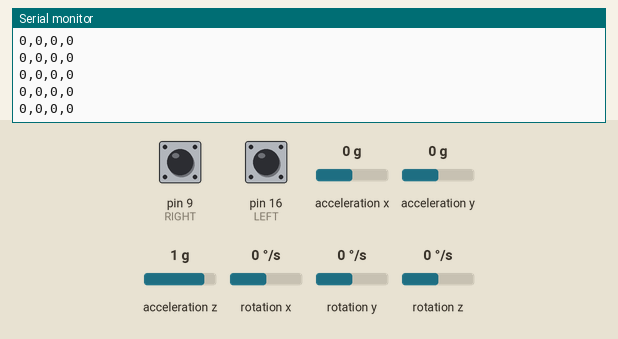
Simulated run of this sketch. Board: Arduino Uno, built with avr-gcc and run on an emulated ATmega328P. Shown: the last lines printed to the serial monitor. Wiring (inferred from the names in the program): MPU-6050 motion sensor at I2C address 0x68. Inputs (shaded band) come from the test bench; at power-on: rotation x 0 °/s, rotation z 0 °/s, pin 16 (LEFT) LOW, pin 9 (RIGHT) LOW, acceleration x 0 g, acceleration y 0 g, acceleration z 1 g, rotation y 0 °/s.

Above: at 1.2 s.
1.3 s: rotation x set to 100 °/s
At 2.4 s:
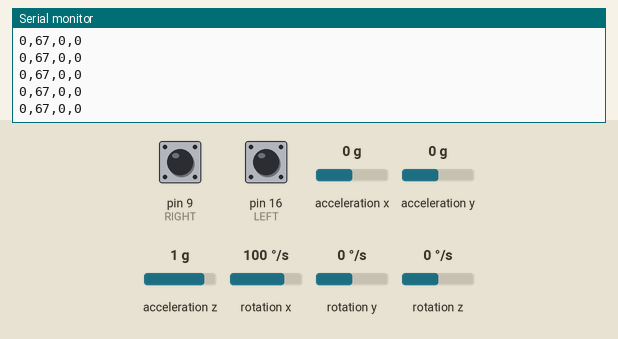
4.3 s: rotation x set to -192 °/s
At 5.2 s:
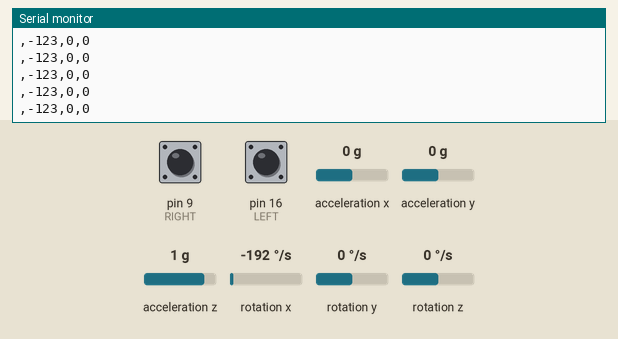
7.3 s: rotation z set to -192 °/s
10.3 s: rotation x set to -100 °/s
At 11.1 s:
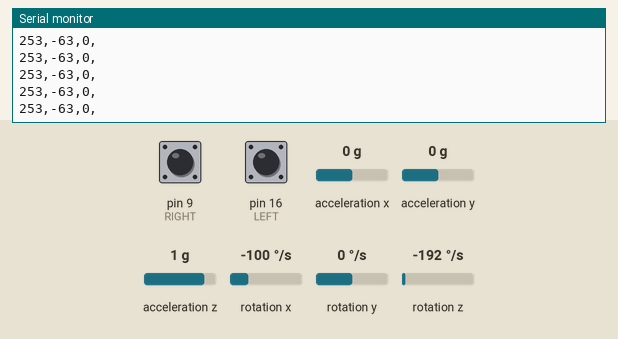
13.3 s: rotation z set to 12 °/s
At 14.3 s:
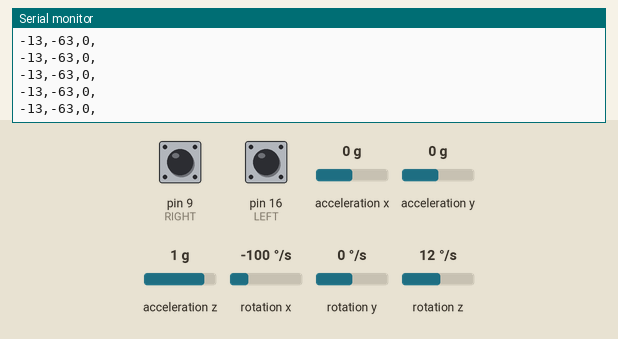
16.3 s: pin 16 (LEFT) pulled HIGH for 0.15 s
Timing chart, 0 to 19.3 s (numbered marks = the images above; inputs shaded):
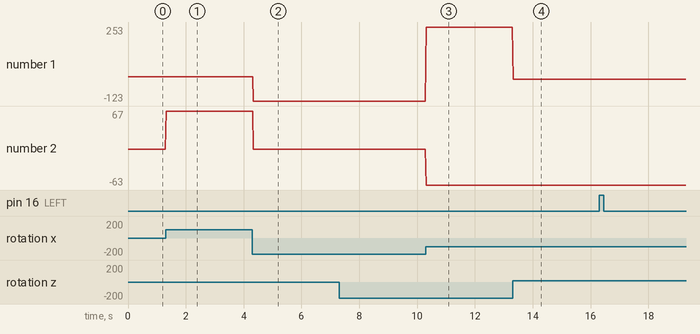

The sketch:

AirMouse_v3.ino
```cpp
#include <SoftwareSerial.h>// import the serial library
#include<Wire.h>

SoftwareSerial mySerial(14, 15); // RX, TX
int LEFT=16; // Mouse LEFT click
int RIGHT=9; // Mouse RIGHT click

const int MPU_addr=0x68;// 12C address of th
int16_t AcX,AcY,AcZ,Tmp,GyX,GyY,GyZ;
int X, Y, L, R;

void setup() {
  // put your setup code here, to run once:
  Wire.begin();
  Wire.beginTransmission (MPU_addr);
  Wire.write (0x6B); // PWR_MGMT_1 register
  Wire.write(0); // set to zero (wakes up the MPU-6050)
  Wire.endTransmission (true);

  pinMode(LEFT,INPUT);
  pinMode(RIGHT,INPUT);

  mySerial.begin(9600);
  Serial.begin(9600);
}

void loop() {

  char cX[4];
  char cY[4];
  char cL[4];
  char cR[4];
  char dest[10];

  Wire.beginTransmission (MPU_addr);
  Wire.write (0x3B); // starting with register Ox3B (ACCEL_XOUT_H)
  Wire.endTransmission (false);
  Wire.requestFrom (MPU_addr, 14, true); // request a total of 14 registers
  AcX=Wire.read()<<8|Wire.read(); // Ox 3B (ACCEL_XOUT_H) : Ox3C (ACCEL_XOUT_L)
  AcY=Wire.read()<<8|Wire.read(); // Ox3D (ACCEL_YOUT_H) s OX3E (ACCEL_YOUT_L)
  AcZ=Wire.read()<<8|Wire.read(); // 0x3F (RCCEL_ZOUT_M) 0x40 (ACCEL_ZOUT_I)
  Tmp=Wire.read()<<8|Wire.read();// 0x41 (TEMP OUT) 50x42 (TEMP_OUT_L)
  GyX=Wire.read()<<8|Wire.read(); //0x43 (GYRO XOUT # $ 0x44 (GYRO XOUT L)
  GyY=Wire.read()<<8|Wire.read(); // 0x45 (GYRO YOUTH) 50x46 (GYRO YOUT L)
  GyZ=Wire.read()<<8|Wire.read(); // Ox 47 GYRO_20UT_$) 50x45 (GYRO_Z0UT_L)

  X = -(GyZ/100)+2;//+700; //-(GyZ-275)/10
  Y = (GyX/200)+2;//+400; //(GyX+475)/10
  if (X >= -2 && X <= 2)
    X = 0;
  if (Y >= -2 && Y <= 2)
    Y = 0;

  if(digitalRead(LEFT) == HIGH) {
    L = 1;
  } else {
    L = 0;
  }

  if(digitalRead(RIGHT) == HIGH) {
    R = 1;
  } else {
    R = 0;
  }

  itoa(X, cX, 10);
  itoa(Y, cY, 10);
  itoa(L, cL, 10);
  itoa(R, cR, 10);

  strcpy(dest, cX);
  strcat(dest, ",");
  strcat(dest, cY);
  strcat(dest, ",");
  strcat(dest, cL);
  strcat(dest, ",");
  strcat(dest, cR);

  mySerial.println(dest);
  Serial.print(dest);
  Serial.println();

delay(10);// prepare for next data ...
}
```

Measured:
- after the input at 1.3 s, the serial monitor: prints a new line at once (image 1)
- after the input at 4.3 s, the serial monitor: prints a new line at once (image 2)
- after the input at 10.3 s, the serial monitor: prints a new line at once (image 3)
- after the input at 13.3 s, the serial monitor: prints a new line at once (image 4)
- plotted number 1: 0 → -123 after the input at 4.3 s, -123 → 253 after the input at 10.3 s, 253 → -13 after the input at 13.3 s
- plotted number 2: 0 → 67 after the input at 1.3 s, 0 → -63 after the input at 10.3 s
